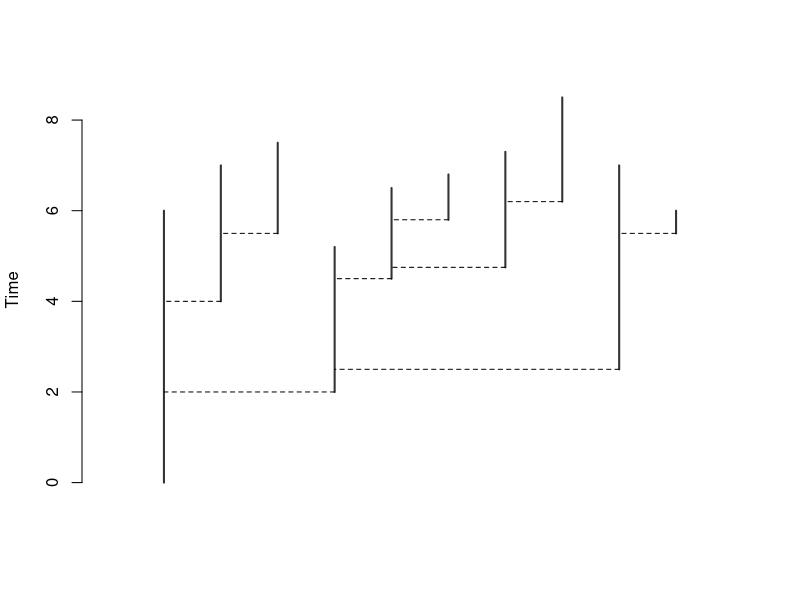

This figure's R source:
setwd("~/Documents/Work/Sandbox/Miraine/")

# Load tree data
treedata <- read.csv("treedata.csv", header = TRUE)
treedata

# Check validity of the data
check.tree.data <- function(tab){
  # Check that no individual infected itself
  # (first individual has by=NA)
  autoinf <- any(tab$id == tab$by, na.rm = TRUE)
  if(autoinf) stop("Check infection data: some individuals infected themselves")
  
  # Check that infector was alive when infected a focal individual
  infb <- tab$tbirth > tab[tab$by,]$tbirth
  infd <- tab$tbirth < tab[tab$by,]$tdeath
  if(any(infb==FALSE, na.rm = TRUE)) stop("Check infection times: some individuals were infected by individuals that were not already infected")
  if(any(infd==FALSE, na.rm = TRUE)) stop("Check infection times: some individuals were infected by individuals that were already dead")
  
  return(TRUE)
}

check.tree.data(treedata)

nindiv <- length(treedata$id)

#######################################################################
# PLOT TREE
#######################################################################
# Initialize the plot window
plot(0, 0, xlim=c(0, nindiv+1), ylim=c(0, max(treedata$tdeath)), #
     type="n", xlab = "", ylab = "Time", axes = FALSE)
axis(2)

xvals <- 1:nindiv # x positions of the individuals

# Plot lives
segments(xvals, treedata$tbirth, xvals, treedata$tdeath, col = gray(0.2), lwd=2)

# Plot infections
segments(xvals, treedata$tbirth, treedata$by, treedata$tbirth, col = gray(0), lwd = 1, lty = 2)

# CONTOUR
# Find x positions of the individuals
xcont <- rep(0, nindiv)
xcont[1] <- 0
for(i in 2:nindiv){
  xcont[i] <- xcont[i-1] + treedata$tdeath[i-1] - treedata$tbirth[i]
}



